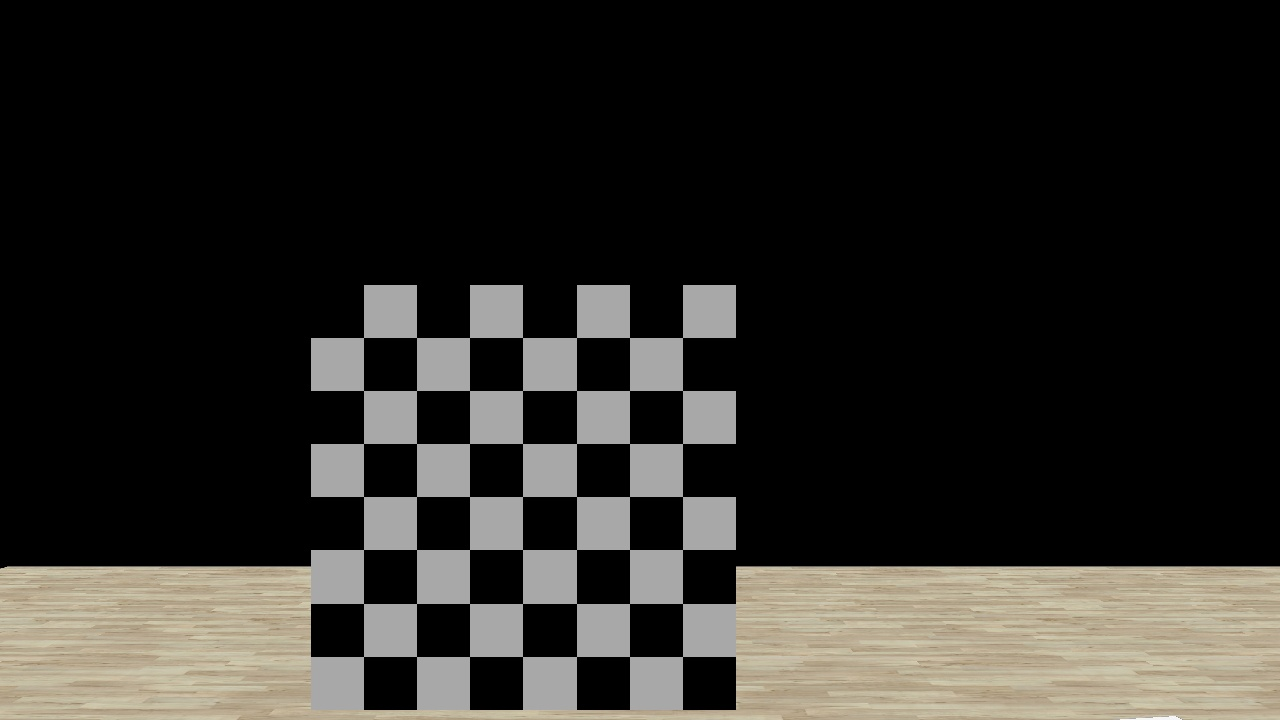
#> input picture calibration-images/image1.jpg, 1280 x 720 px; its folder holds 5 pictures in this run
$ jupyter execute calibrateOpenCV.ipynb
#> lines starting #> are read from the running program, lines starting #| are printed output that depends on the picture
[cell 1]
import glob
import cv2
import matplotlib.pyplot as plt
import numpy as np

criteria = (cv2.TERM_CRITERIA_EPS + cv2.TERM_CRITERIA_MAX_ITER, 30, 0.001)

images = glob.glob('../calibration-images/*.jpg')

[cell 2]
patternSize = (7,7)
squareSize = (10)
imgSize = (3280,2464)

def construct3DPoints(patternSize,squareSize):
    X = np.zeros((patternSize[0]*patternSize[1],3), np.float32)
    X[:,:2] = np.mgrid[0:patternSize[0],0:patternSize[1]].T.reshape(-1,2)
    X = X * squareSize
    return X

boardPoints = construct3DPoints(patternSize,squareSize)
worldPoints = []
imagePoints = []

[cell 3]
counter = 0
for fname in images:
    img = cv2.imread(fname)
#> img is the input picture: shape (720, 1280, 3); mean B, G, R 38.6, 42.4, 44.2
    gray = cv2.cvtColor(img, cv2.COLOR_BGR2GRAY)
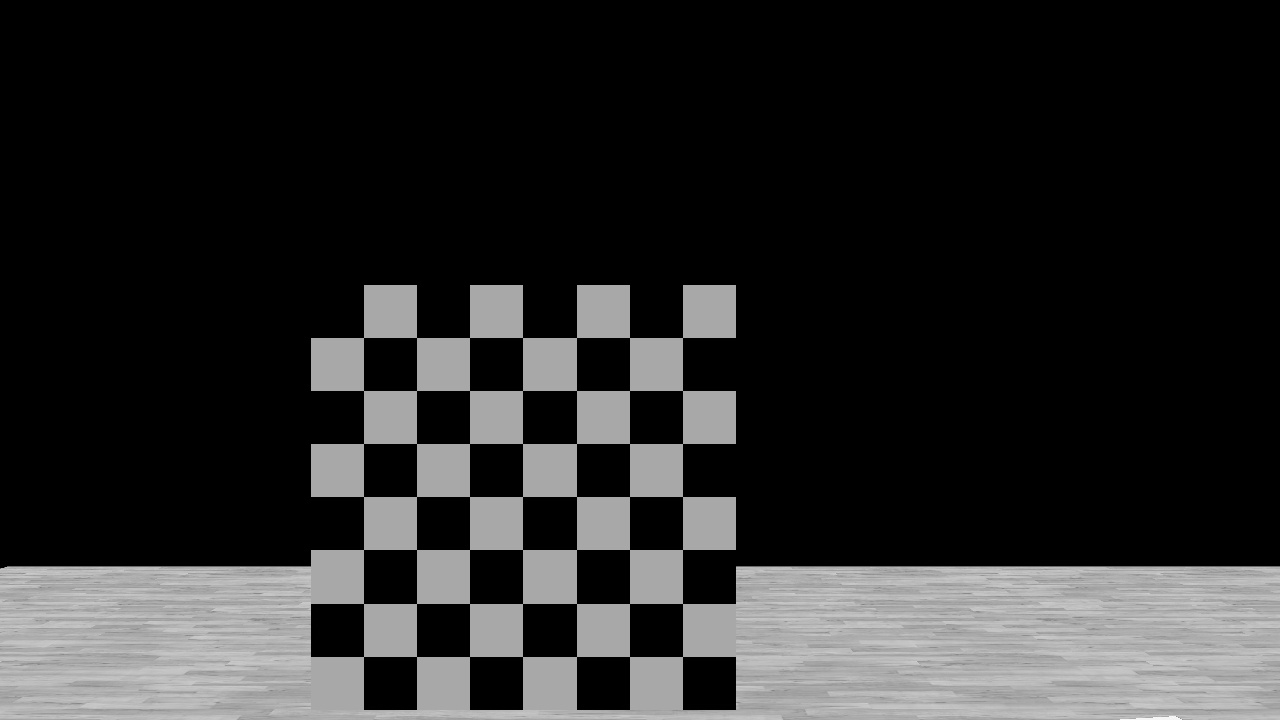
#> gray: shape (720, 1280); min 0, max 251, mean 42.5
    ret, corners = cv2.findChessboardCornersSB(gray, patternSize, None)
#> ret = True; corners = 49 rows, first 8: [363.5, 337.5], [416.5, 337.5], [469.5, 337.5], [522.5, 337.5], [576.5, 337.5], [629.5, 337.5], [682.5, 337.5], [363.5, 390.5]
    if ret == True:
        print("Corners found in image" + str(fname)) #- see if corners are found
        imagePoints.append(corners)
        worldPoints.append(boardPoints)
        counter+=1
#> pass 2 of the loop `for fname in images:`:
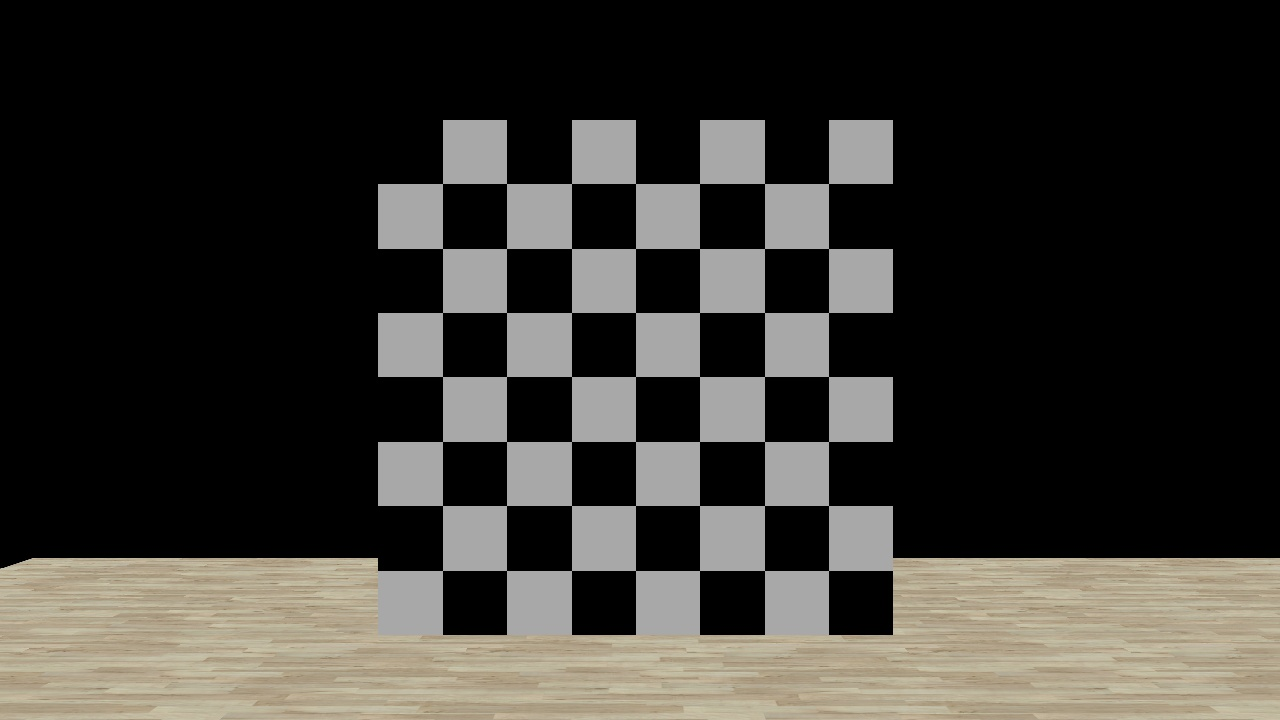
#> input picture calibration-images/image10.jpg, 1280 x 720 px
#> img is the input picture: shape (720, 1280, 3); mean B, G, R 50.5, 55.1, 57.2
#> `gray = cv2.cvtColor(img, cv2.COLOR_BGR2GRAY)`:
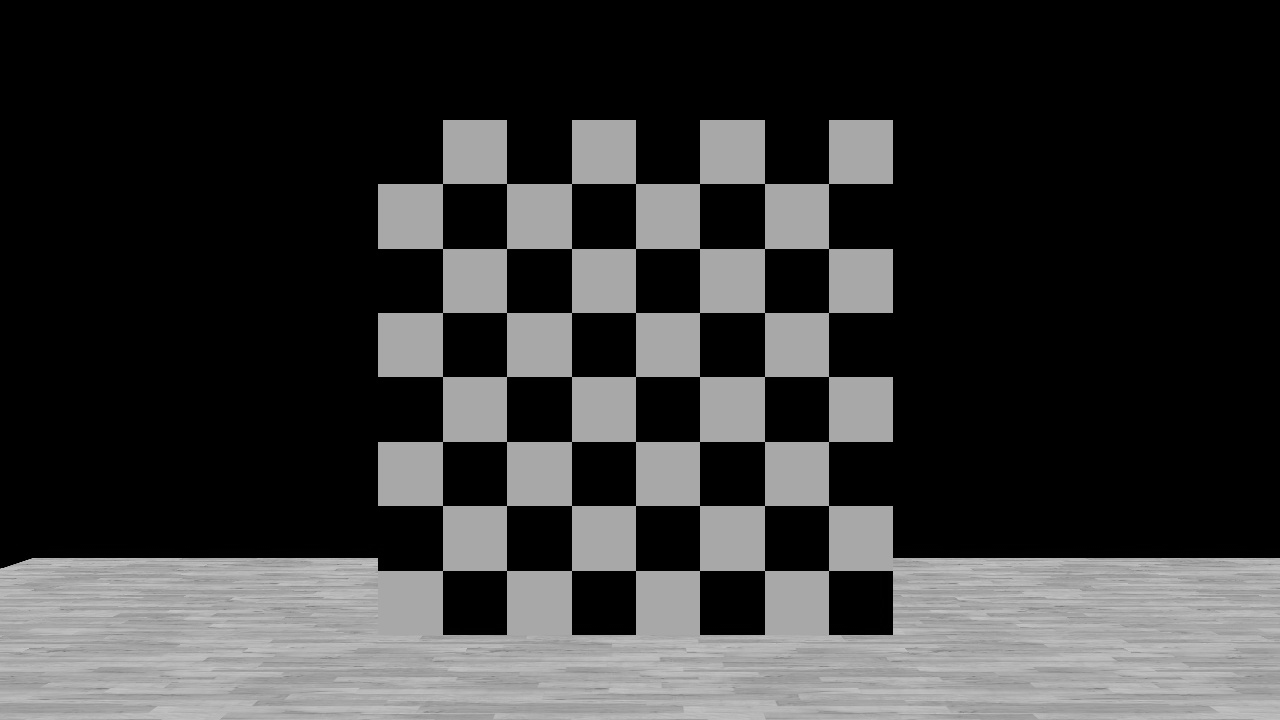
#> gray: shape (720, 1280); min 0, max 199, mean 55.2
#> `ret, corners = cv2.findChessboardCornersSB(gray, patternSize, None)`: corners = 49 rows, first 8: [442.6, 183.5], [506.5, 183.5], [571.5, 183.5], [635.5, 183.5], [699.5, 183.5], [764.5, 183.5], [828.5, 183.5], [442.6, 248.5]
#> pass 3 of the loop `for fname in images:`:
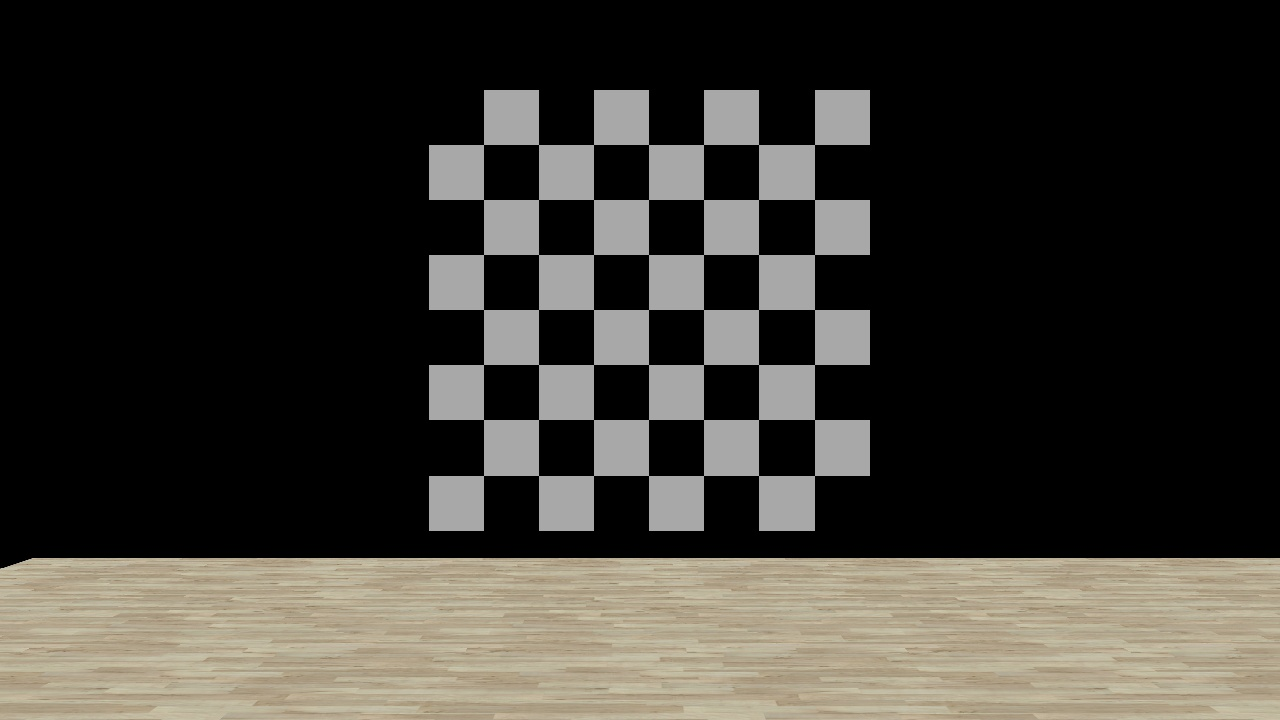
#> input picture calibration-images/image11.jpg, 1280 x 720 px
#> img is the input picture: shape (720, 1280, 3); mean B, G, R 50.2, 56, 58.6
#> `gray = cv2.cvtColor(img, cv2.COLOR_BGR2GRAY)`:
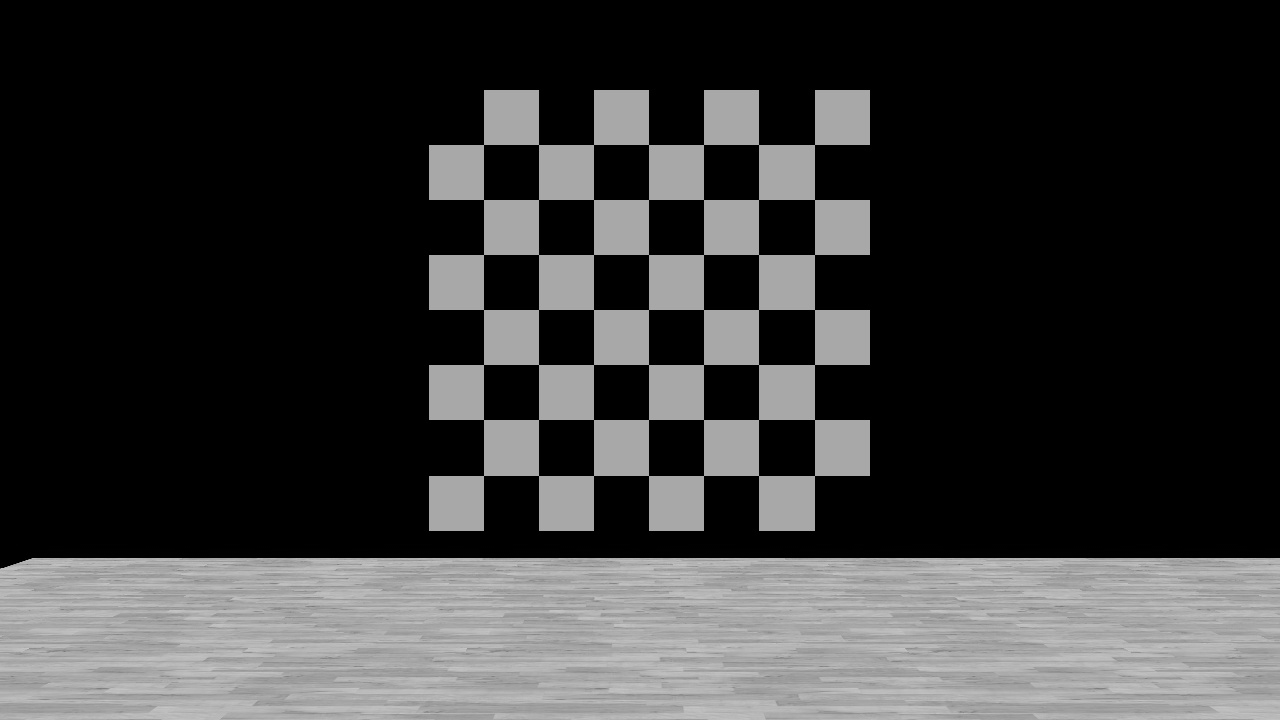
#> gray: shape (720, 1280); min 0, max 199, mean 56.1
#> `ret, corners = cv2.findChessboardCornersSB(gray, patternSize, None)`: corners = 49 rows, first 8: [483.6, 144.5], [538.5, 144.5], [593.5, 144.5], [648.5, 144.5], [703.6, 144.4], [758.6, 144.4], [814.6, 144.5], [483.6, 199.5]
#> the loop made 5 passes; the first 3 are shown

print("using " + str(counter) + " images")

[cell 4]
flagsCalib = cv2.CALIB_RATIONAL_MODEL
#> flagsCalib = 16384
ret, cameraMatrix, k, rvecs, tvecs = cv2.calibrateCamera(worldPoints, imagePoints, imgSize, None, None,flags=flagsCalib)

print("Using "+str(counter)+" of "+str(len(images))+" images")
print("RMS re-projection error:", ret)
print("Camera Matrix:\n", cameraMatrix)
print("Distortion Parameters:\n", k)

[cell 5]
def plot_image_points(image_points):
    """
    Plota os pontos 2D na imagem.

    :param image_points: Array de pontos 2D projetados na imagem.
    """

    if image_points.shape[1] != 2:
        raise ValueError("A matriz de image_points deve ter duas colunas (X e Y).")
    plt.figure(figsize=(8, 6))
    plt.scatter(image_points[:, 0], image_points[:, 1], c='b', marker='o', label='Pontos dectados')


    plt.xlabel('Coordenada X na Imagem')
    plt.ylabel('Coordenada Y na Imagem')
    plt.title('Pontos 2D na Imagem')
    plt.grid()
    plt.legend()
    plt.show()

def plot_points(image_points, projected_points, image_path=None):
    """
    Plota os pontos detectados na imagem e os pontos projetados pela câmera.

    :param image_points: Pontos 2D observados nas imagens reais.
    :param projected_points: Tupla de arrays com pontos projetados a partir da projeção dos pontos 3D.
    :param image_path: Caminho para a imagem de fundo (opcional).
    """
    plt.figure()

    # Plota os pontos detectados na imagem (pontos originais) em azul
    plt.scatter(image_points[:, 0], image_points[:, 1], color='blue', label='Pontos Originais')

    for points in projected_points:
        # Garante que points seja bidimensional (Nx2)
        if points.shape[1] == 1:
            points = points.reshape(-1, 2)
        plt.scatter(points[:, 0], points[:, 1], color='red', label='Pontos Projetados')

    # Define rótulos e legenda
    plt.xlabel('Coordenada X')
    plt.ylabel('Coordenada Y')
    plt.legend()

    # Se um caminho de imagem for fornecido, plote a imagem de fundo
    if image_path:
        img = plt.imread(image_path)
        plt.imshow(img, extent=[0, img.shape[1], 0, img.shape[0]], alpha=0.5)

    plt.show()


imagePoints = []
image_test = cv2.imread('../calibration-images/image1.jpg')
gray = cv2.cvtColor(image_test, cv2.COLOR_BGR2GRAY)
ret, corners = cv2.findChessboardCornersSB(gray, patternSize, None)
#> corners = 49 rows, first 8: [363.5, 337.5], [416.5, 337.5], [469.5, 337.5], [522.5, 337.5], [576.5, 337.5], [629.5, 337.5], [682.5, 337.5], [363.5, 390.5]
if ret == True:
    print("Corners found in image") #- see if corners are found
    imagePoints.append(corners)

worldPoints = np.array(worldPoints)

projectedImagePoints = cv2.projectPoints(objectPoints = boardPoints.reshape(-1,1,3),
                                         rvec = rvecs[0].reshape(-1,3),
                                         tvec = tvecs[0].reshape(-1,3),
                                         cameraMatrix = cameraMatrix,
                                        distCoeffs = k)

#projectedImagePoints  = projectedImagePoints.reshape(-1,2).astype(float)

imagePoints = np.array(imagePoints)
imagePoints = imagePoints.reshape(-1,2)
#> imagePoints = 49 pairs, first value 363.5 to 682.5, second value 337.5 to 656.5
print(projectedImagePoints)

plot_points(imagePoints,projectedImagePoints)
#> in plot_points, `plt.show()`:
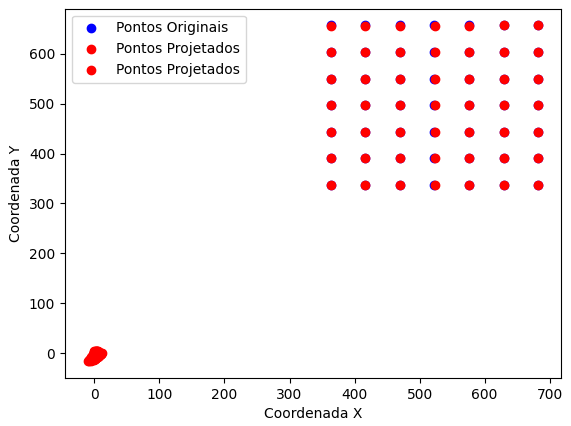
#> figure drawn by matplotlib, 1 panel
